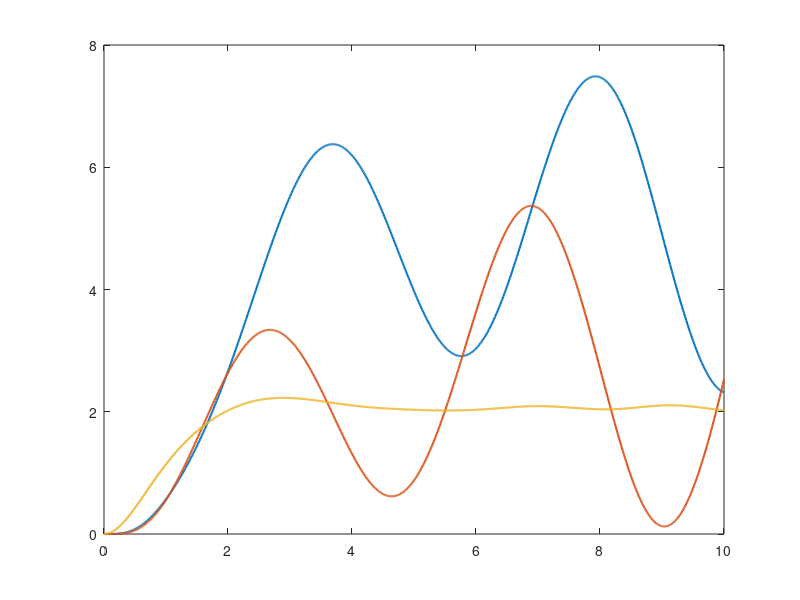

Write MATLAB code to recreate this figure. (Note: this script raises an error after producing the figure.)
clc;
clear;

%% =========================
% Week 7 - 3D Cascade Control
% ==========================

%% 1. 飞机参数
m = 0.65;
g = 9.81;

Jx = 0.02;
Jy = 0.02;
Jz = 0.04;

J = [Jx 0  0;
     0  Jy 0;
     0  0  Jz];


%% 2. 仿真时间
dt = 0.01;
t_end = 10;
t = 0:dt:t_end;


%% 3. 目标位置
xd = 5;
yd = 3;
zd = 2;

psi_target = deg2rad(45);


%% 4. 位置外环 PD 参数
Kpx = 0.8;
Kdx = 1.4;

Kpy = 0.8;
Kdy = 1.4;

Kpz = 2.0;
Kdz = 1.8;


%% 5. 姿态内环 PD 参数
Kp_phi = 0.4;
Kd_phi = 0.15;

Kp_theta = 0.4;
Kd_theta = 0.15;

Kp_psi = 0.3;
Kd_psi = 0.12;


%% 6. 最大允许倾角
angle_max = deg2rad(20);


%% 7. 位置
x = zeros(size(t));
y = zeros(size(t));
z = zeros(size(t));


%% 8. 线速度
vx = zeros(size(t));
vy = zeros(size(t));
vz = zeros(size(t));


%% 9. 线加速度
ax = zeros(size(t));
ay = zeros(size(t));
az = zeros(size(t));


%% 10. 欧拉角
phi   = zeros(size(t));
theta = zeros(size(t));
psi   = zeros(size(t));


%% 11. 机体系角速度
p = zeros(size(t));
q = zeros(size(t));
r = zeros(size(t));


%% 12. 期望加速度
ax_d = zeros(size(t));
ay_d = zeros(size(t));
az_d = zeros(size(t));


%% 13. 期望姿态
phi_d   = zeros(size(t));
theta_d = zeros(size(t));
psi_d   = zeros(size(t));


%% 14. 控制输入
T = zeros(size(t));

tau_x = zeros(size(t));
tau_y = zeros(size(t));
tau_z = zeros(size(t));


%% =========================
% 15. 主循环
% ==========================

for k = 1:length(t)-1

    %% A. 位置外环
    ex = xd - x(k);
    ey = yd - y(k);
    ez = zd - z(k);

    ax_d(k) = Kpx*ex - Kdx*vx(k);

    ay_d(k) = Kpy*ey - Kdy*vy(k);

    az_d(k) = Kpz*ez - Kdz*vz(k);


   %% 期望加速度 -> 期望推力矢量

A_d = sqrt(ax_d(k)^2 ...
         + ay_d(k)^2 ...
         + (g + az_d(k))^2);

%% 总推力
T(k) = m * A_d;

%% 期望姿态
theta_d(k) = atan2(ax_d(k), ...
                   g + az_d(k));

phi_d(k) = -asin(ay_d(k) / A_d);

psi_d(k) = psi_target;


    %% E. 姿态内环

    e_phi   = phi_d(k)   - phi(k);
    e_theta = theta_d(k) - theta(k);
    e_psi   = psi_d(k)   - psi(k);

    tau_x(k) = Kp_phi*e_phi ...
             - Kd_phi*p(k);

    tau_y(k) = Kp_theta*e_theta ...
             - Kd_theta*q(k);

    tau_z(k) = Kp_psi*e_psi ...
             - Kd_psi*r(k);

    tau = [tau_x(k);
           tau_y(k);
           tau_z(k)];


    %% F. 3D 转动动力学

    omega = [p(k);
             q(k);
             r(k)];

    omega_dot = J \ ...
        (tau - cross(omega, J*omega));


    %% G. 角速度积分

    p(k+1) = p(k) + omega_dot(1)*dt;

    q(k+1) = q(k) + omega_dot(2)*dt;

    r(k+1) = r(k) + omega_dot(3)*dt;


    %% H. p,q,r -> 欧拉角变化率

    E = [1, sin(phi(k))*tan(theta(k)), ...
            cos(phi(k))*tan(theta(k));

         0, cos(phi(k)), ...
           -sin(phi(k));

         0, sin(phi(k))/cos(theta(k)), ...
            cos(phi(k))/cos(theta(k))];

    euler_dot = E * omega;


    %% I. 欧拉角积分

    phi(k+1) = phi(k) ...
             + euler_dot(1)*dt;

    theta(k+1) = theta(k) ...
               + euler_dot(2)*dt;

    psi(k+1) = psi(k) ...
             + euler_dot(3)*dt;


    %% J. Body -> Inertial 旋转矩阵

    Rx = [1 0 0;
          0 cos(phi(k)) -sin(phi(k));
          0 sin(phi(k))  cos(phi(k))];

    Ry = [ cos(theta(k)) 0 sin(theta(k));
           0              1 0;
          -sin(theta(k)) 0 cos(theta(k))];

    Rz = [cos(psi(k)) -sin(psi(k)) 0;
          sin(psi(k))  cos(psi(k)) 0;
          0            0           1];

    R = Rz * Ry * Rx;


    %% K. 机体系总推力

    F_body = [0;
              0;
              T(k)];


    %% L. 推力转换到惯性系

    F_inertial = R * F_body;


    %% M. 3D 平动动力学

    a = F_inertial/m + [0;
                        0;
                       -g];

    ax(k) = a(1);
    ay(k) = a(2);
    az(k) = a(3);


    %% N. 加速度 -> 速度

    vx(k+1) = vx(k) + ax(k)*dt;
    vy(k+1) = vy(k) + ay(k)*dt;
    vz(k+1) = vz(k) + az(k)*dt;


    %% O. 速度 -> 位置

    x(k+1) = x(k) + vx(k)*dt;
    y(k+1) = y(k) + vy(k)*dt;
    z(k+1) = z(k) + vz(k)*dt;

end


%% 16. 补最后一个点
ax(end) = ax(end-1);
ay(end) = ay(end-1);
az(end) = az(end-1);

ax_d(end) = ax_d(end-1);
ay_d(end) = ay_d(end-1);
az_d(end) = az_d(end-1);

phi_d(end) = phi_d(end-1);
theta_d(end) = theta_d(end-1);
psi_d(end) = psi_d(end-1);

T(end) = T(end-1);

tau_x(end) = tau_x(end-1);
tau_y(end) = tau_y(end-1);
tau_z(end) = tau_z(end-1);


%% 17. 位置响应

figure;

plot(t, x, 'LineWidth', 1.5);
hold on;
plot(t, y, 'LineWidth', 1.5);
plot(t, z, 'LineWidth', 1.5);

yline(xd, '--');
yline(yd, '--');
yline(zd, '--');

grid on;

xlabel('Time (s)');
ylabel('Position (m)');

legend('x', 'y', 'z');

title('3D Position Response');


%% 18. Roll 跟踪

figure;

plot(t, rad2deg(phi), 'LineWidth', 1.5);
hold on;

plot(t, rad2deg(phi_d), '--', ...
     'LineWidth', 1.5);

grid on;

xlabel('Time (s)');
ylabel('Roll Angle (deg)');

legend('\phi', '\phi_d');

title('Roll Tracking');


%% 19. Pitch 跟踪

figure;

plot(t, rad2deg(theta), 'LineWidth', 1.5);
hold on;

plot(t, rad2deg(theta_d), '--', ...
     'LineWidth', 1.5);

grid on;

xlabel('Time (s)');
ylabel('Pitch Angle (deg)');

legend('\theta', '\theta_d');

title('Pitch Tracking');


%% 20. 3D 飞行轨迹

figure;

plot3(x, y, z, 'LineWidth', 1.5);

hold on;

plot3(xd, yd, zd, 'o', ...
      'MarkerSize', 8);

grid on;
axis equal;

xlabel('x (m)');
ylabel('y (m)');
zlabel('z (m)');

legend('Trajectory', 'Target');

title('3D Flight Trajectory');

view(3);
